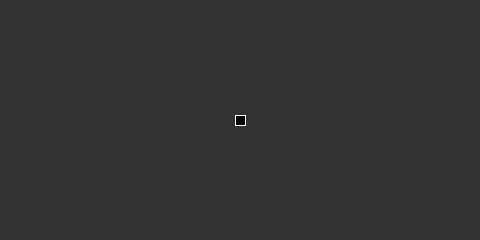
Frame 1 (no input)
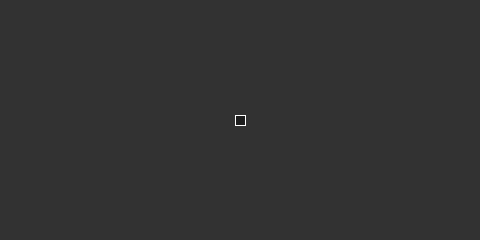
Frame 60 (the mouse pressed at the canvas centre just before this capture)
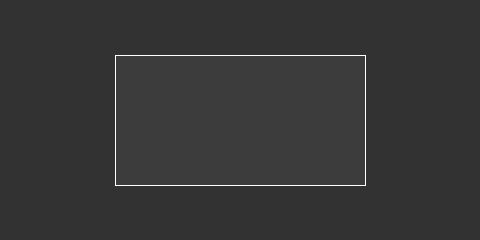
Frame 120 (the mouse held since frame 60 and released just before this capture)

The Processing sketch that drew these frames (run headless with seeded random() and noise(); from frame 60 on, the mouse is pressed at the canvas centre):

// Processing sketch: example_04_05_systemvars
// ── example_04_05_systemvars.pde
// Learning Processing
// Daniel Shiffman
// http://www.learningprocessing.com

// Example 4-5: Using system variables
void setup() {
  size(480, 240);
}

void draw() {
  background(50);
  stroke(255);
  // frameCount is used to color a rectangle.
  fill(frameCount / 2);
  rectMode(CENTER);
  // The rectangle will always be in the middle of the window 
  // if it is located at (width/2, height/2).
  rect(width/2,height/2,mouseX+10,mouseY+10);
}

void keyPressed() {
  println(key);
}
